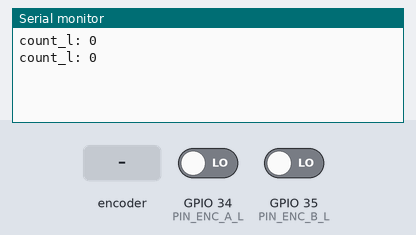
The sketch below on a simulated ESP32. Parts: the last lines printed to the serial monitor. The inputs (shaded band) are chosen by the test bench; at power-on: GPIO 34 (PIN_ENC_A_L) LOW, GPIO 35 (PIN_ENC_B_L) LOW.

Above: at 2.2 s.
2.3 s: rotary encoder on GPIO 34 (PIN_ENC_A_L) / GPIO 35 (PIN_ENC_B_L) turned 3 steps (first pin leading)
At 3.8 s:
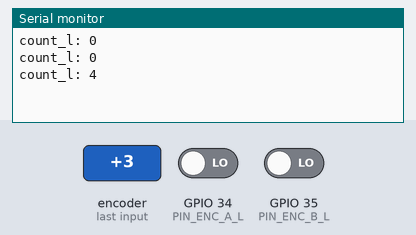
4.4 s: rotary encoder on GPIO 34 (PIN_ENC_A_L) / GPIO 35 (PIN_ENC_B_L) turned 1 step (first pin leading)
At 5.8 s:
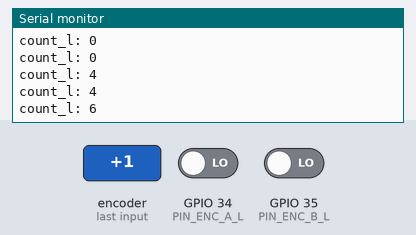
Timing chart, 0 to 7.4 s (numbered marks = the images above; inputs shaded):
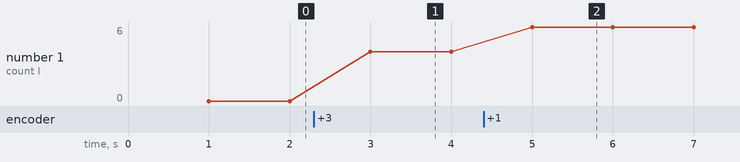

The sketch:

sketch_oct25c.ino
```cpp
int count_l = 0;
int count_r = 0;

#define PIN_ENC_A_L 34
#define PIN_ENC_B_L 35
#define PIN_ENC_A_R 32
#define PIN_ENC_B_R 25

#define PIN_DIR_R   26
#define PIN_PWM_R   27
#define PIN_DIR_L   14

#define PIN_PWM_L   12
#define PIN_SW      21
#define PIN_LED     19
#define PIN_BATT    18

// 割り込みに使用する変数 (volatileをつけて宣言)


void setup() {
  Serial.begin(115200);  // シリアル通信を初期化
  encoder_open();

  delay(1000);  // 一秒待機
}

void loop() {
//  count_l++;
  Serial.print("count_l: ");  // "enc_l: "というテキストを表示
  Serial.println(count_l);    // enc_lの値を表示
  delay(1000);                // 一秒待機
}
```

encoder_ino.ino
```cpp
void encoder_get(int *cnt_l, int *cnt_r) {
  *cnt_l = count_l;
  *cnt_r = count_r;

  // エンコーダ回転方向の補正
  *cnt_l *= -1;
  //*cnt_r *= -1;
}

void encoder_reset() {
  count_l = 0;
  count_r = 0;
}

static void enc_change_l() {
  int a_curr, b_curr;
  static int a_prev = LOW, b_prev = LOW;

  a_curr = digitalRead(PIN_ENC_A_L);
  b_curr = digitalRead(PIN_ENC_B_L);

  // 正転 : [L, H]→(L, L)→[H, L]→(H, H)→[L, H]
  if (a_prev == LOW && b_prev == HIGH && a_curr == HIGH && b_curr == LOW) count_l++;
  if (a_prev == HIGH && b_prev == LOW && a_curr == LOW && b_curr == HIGH) count_l++;

  // 逆転 : [L, L]→(L, H)→[H, H]→(H, L)→[L, L]
  if (a_prev == LOW && b_prev == LOW && a_curr == HIGH && b_curr == HIGH) count_l--;
  if (a_prev == HIGH && b_prev == HIGH && a_curr == LOW && b_curr == LOW) count_l--;

  a_prev = a_curr;
  b_prev = b_curr;
}

static void enc_change_r() {
  int a_curr, b_curr;
  static int a_prev = LOW, b_prev = LOW;

  a_curr = digitalRead(PIN_ENC_A_R);
  b_curr = digitalRead(PIN_ENC_B_R);

  // 正転 : [L, H]→(L, L)→[H, L]→(H, H)→[L, H]
  if (a_prev == LOW && b_prev == HIGH && a_curr == HIGH && b_curr == LOW) count_r++;
  if (a_prev == HIGH && b_prev == LOW && a_curr == LOW && b_curr == HIGH) count_r++;

  // 逆転 : [L, L]→(L, H)→[H, H]→(H, L)→[L, L]
  if (a_prev == LOW && b_prev == LOW && a_curr == HIGH && b_curr == HIGH) count_r--;
  if (a_prev == HIGH && b_prev == HIGH && a_curr == LOW && b_curr == LOW) count_r--;

  a_prev = a_curr;
  b_prev = b_curr;
}

void encoder_open() {
  pinMode(PIN_ENC_A_L, INPUT);
  pinMode(PIN_ENC_B_L, INPUT);
  pinMode(PIN_ENC_A_R, INPUT);
  pinMode(PIN_ENC_B_R, INPUT);
  digitalWrite(PIN_ENC_A_L, HIGH);
  digitalWrite(PIN_ENC_B_L, HIGH);
  digitalWrite(PIN_ENC_A_R, HIGH);
  digitalWrite(PIN_ENC_B_R, HIGH);
  attachInterrupt(PIN_ENC_A_L, enc_change_l, CHANGE);
  //attachInterrupt(PIN_ENC_B_L, enc_change_r, CHANGE);
  //attachInterrupt(1, enc_change_r, CHANGE);
}
```

Measured:
- after the input at 2.3 s, the serial monitor: prints a new line after 0.70 s (image 1)
- after the input at 4.4 s, the serial monitor: prints a new line after 0.60 s (image 2)
- plotted number 1: 0 → 4 after the input at 2.3 s, 4 → 6 after the input at 4.4 s
